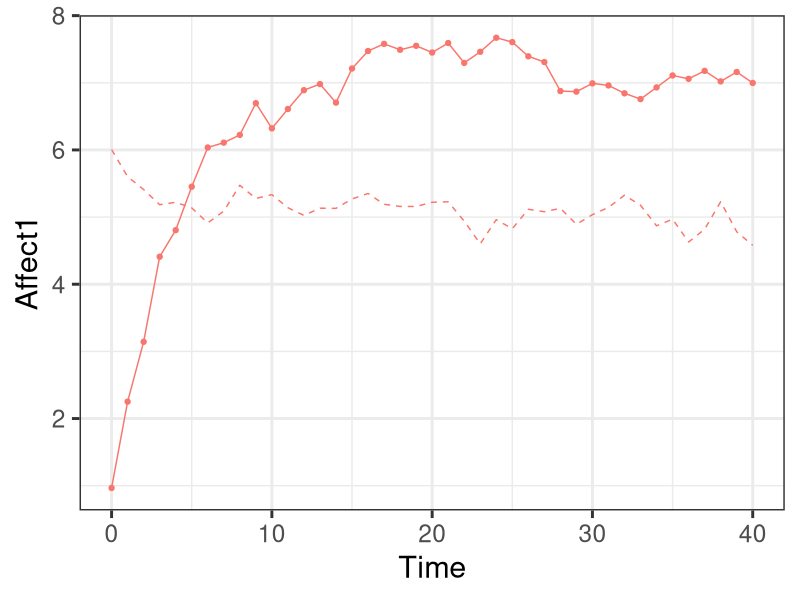

Reproduce this figure in R.
##############################
# Coupling in continuous time
# Michael E. Aristodemou
# Week 6: 22.10.2026
##############################

# install package if it is missing
if (!requireNamespace("ggplot2", quietly = TRUE)) {
  install.packages("ggplot2")
}

library(ggplot2) # load for visualization

# Generate data for multiple subjects with individual differences
NSubjects <- 20
times <- seq(from=0, to=40, by=1) #generate sequence of time points when subjects are measured
Nobs <- length(times) #number of observations per subject

initialAffect1 <- rnorm(n = NSubjects, mean = 5, sd = 2) # set starting point for each subject
initialAffect2 <- rnorm(n = NSubjects, mean = 5, sd = 2) # set starting point for each partner

A <- -.2 #continuous time state dependence
Across <- .1 #cross-effect state dependence
B <- 1 #continuous intercept
G <- .2 #unique system noise coefficient

#create empty data.frame to fill step by step
data <- data.frame(Subject= rep(NA,NSubjects*Nobs),
                   Time = rep(NA,NSubjects*Nobs),
                   Affect1 = rep(NA,NSubjects*Nobs),
                   Affect2 = rep(NA,NSubjects*Nobs)) #now with affect for two individuals

Nsteps <- 100 #number of steps in time to compute between each observation (increased precision)
row <- 0 #initialize row counter, to track which row of the data.frame we are on

for(subi in 1:NSubjects){
  for(obsi in 1:Nobs){ #for each observation of a subject
    row <- row + 1
    if(obsi==1){
      Affect1State <- initialAffect1[subi] #if first time point, set to initial affect
      Affect2State <- initialAffect2[subi]
    }
    if(obsi>1){ #else compute new affect state by taking a sequence of small steps in time
      for(stepi in 1:Nsteps){ #take Nsteps in time between each observation
        
        # compute deterministic slopes of affect at earlier time point
        dAffect1 <- A*Affect1State + Across * Affect2State + B
        dAffect2 <- A*Affect2State + 0 * Affect1State + B
        
        systemNoiseState1 <- rnorm(n=1, mean=0, sd=sqrt(1/Nsteps)) #unique noise for subj 1
        systemNoiseState2 <- rnorm(n=1, mean=0, sd=sqrt(1/Nsteps)) #unique noise for subj 2
       
        Affect1State <- Affect1State + dAffect1 * 1/Nsteps + #update state using slope and time step
          G * systemNoiseState1 # add unique noise
        Affect2State <- Affect2State + dAffect2 * 1/Nsteps + #update state using slope and time step
          G * systemNoiseState2 # add unique noise
      }
    }
    data$Affect1[row] <- Affect1State #input affect data
    data$Affect2[row] <- Affect2State #input affect data
    data$Time[row] <- times[obsi] #input time data
    data$Subject[row] <- subi #input subject data
  }
}

data$Affect1 <- data$Affect1 + rnorm(n=nrow(data), mean = 0, sd = .05) #add measurement error
data$Affect2 <- data$Affect2 + rnorm(n=nrow(data), mean = 0, sd = .05) #add measurement error

# create plot for 1 couple only
p2 = ggplot(data[data$Subject==1,], # Plot the data for the first couple
       aes(x = Time, y = Affect1, color = as.factor(Subject))) +
  geom_line() +
  geom_line(aes(y = Affect2), linetype = "dashed") +
  geom_point() +
  theme_bw(base_size = 22)+
  theme(legend.position = "none")
